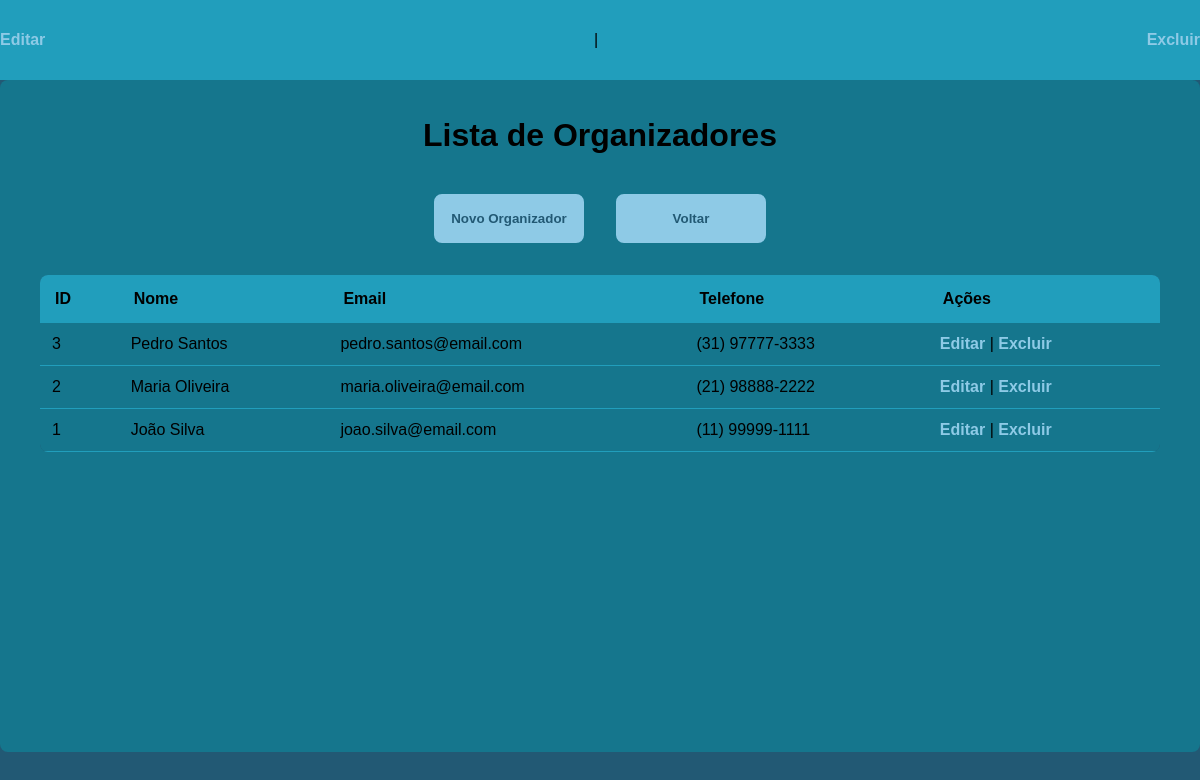
The app's page /admin/organizadores/listar.php (signed in) with its own data.
### tables this page shows
CREATE TABLE Organizador (
    id_organizador INT PRIMARY KEY AUTO_INCREMENT,
    nome VARCHAR(100) NOT NULL,
    email VARCHAR(100) NOT NULL,
    telefone VARCHAR(20)
);

### admin/organizadores/listar.php (the view, shortened to what this page needs)
<?php require_once('../auth.php'); include_once '../../config/conexao.php'; ?>
<!DOCTYPE html>
<html lang="pt-br">
<head>
<link rel="stylesheet" href="../../css/admin_style.css">
</head>
<body>
    <header>
                <a href='editar.php?id={$row['id_organizador']}'>Editar</a> |
                <a href='#' class='delete-entity' data-id='{$row['id_organizador']}' data-action='excluir.php'>Excluir</a>
    </header>
    <div class="container">
        <h1>Lista de Organizadores</h1>
        <div class="button-group">
            <a href="cadastrar.php"><button>Novo Organizador</button></a>
            <a href="../index.php"><button>Voltar</button></a>
        </div>
        <table>
            <tr>
                <th>ID</th>
                <th>Nome</th>
                <th>Email</th>
                <th>Telefone</th>
                <th>Ações</th>
            </tr>
            <?php
            $sql = $conn->query("SELECT * FROM Organizador ORDER BY id_organizador DESC");
            while ($row = $sql->fetch(PDO::FETCH_ASSOC)) {
                echo "<tr>
                        <td>{$row['id_organizador']}</td>
                        <td>{$row['nome']}</td>
                        <td>{$row['email']}</td>
                        <td>{$row['telefone']}</td>
                        <td>
                            <a href='editar.php?id={$row['id_organizador']}'>Editar</a> |
                            <a href='#' class='delete-entity' data-id='{$row['id_organizador']}' data-action='excluir.php'>Excluir</a>
                        </td>
                      </tr>";
            }
            ?>
        </table>
    </div>
</body>
</html>

### css/admin_style.css (style rules this page uses)
:root { --mainColor: #219EBC; --secondaryColor: #15768D; --accentColor: #8ECAE6; --textColor: #000000; --bg-col: #225974; }
body { margin: 0; padding: 0; font-family: Arial, sans-serif; background-color: var(--bg-col); color: var(--textColor); padding-top: 10vh; }
a { color: var(--accentColor); font-weight: bold; text-decoration: none; }
header { position: fixed; top: 0; left: 0; width: 100%; height: 10vh; background-color: var(--mainColor); display: flex; align-items: center; justify-content: space-between; z-index: 100; }
.container { max-width: 1200px; margin: 0 auto; padding: 2vh 5vh; background-color: var(--secondaryColor); min-height: 80vh; border-radius: 8px; }
h1 { color: var(--textColor); text-align: center; margin-bottom: 3vh; }
input[type=submit], button { background-color: var(--accentColor); border: 2px solid var(--accentColor); border-radius: 8px; padding: 15px; width: auto; min-width: 150px; margin: 2vh 1vh; cursor: pointer; color: var(--bg-col); font-weight: bold; }
table { width: 100%; border-collapse: collapse; margin-top: 2vh; background-color: var(--bg-col); border-radius: 8px; overflow: hidden; }
table th { background-color: var(--mainColor); color: var(--textColor); padding: 15px; text-align: left; }
table td { background-color: var(--secondaryColor); color: var(--textColor); padding: 12px; border-bottom: 1px solid var(--mainColor); }
table a { color: var(--accentColor); text-decoration: none; font-weight: bold; }
.button-group { display: flex; gap: 2vh; margin-bottom: 2vh; justify-content: center; }

### records on screen
organizador: id_organizador "3", nome "Pedro Santos", email "pedro.santos@email.com", telefone "(31) 97777-3333"
organizador: id_organizador "2", nome "Maria Oliveira", email "maria.oliveira@email.com", telefone "(21) 98888-2222"
organizador: id_organizador "1", nome "João Silva", email "joao.silva@email.com", telefone "(11) 99999-1111"
